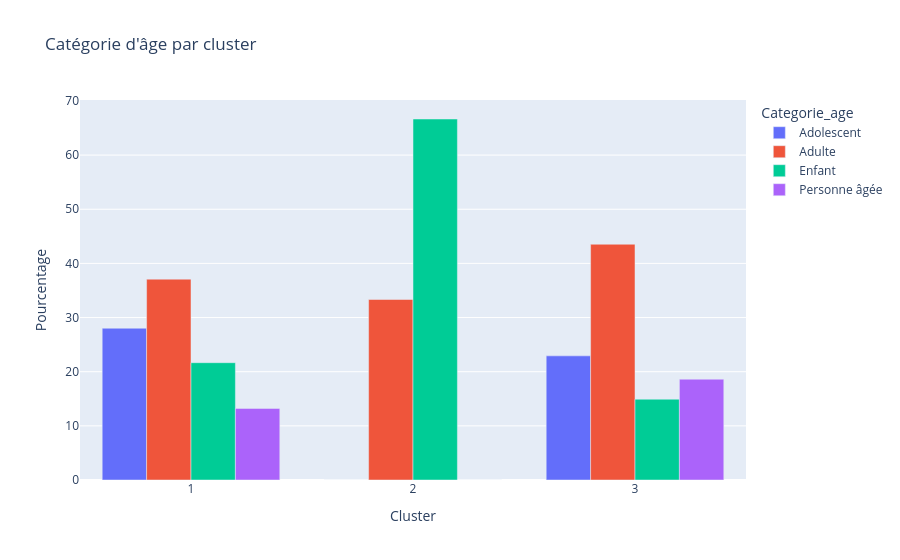

Notebook source saved alongside this figure:
### Code cell
# Catégorie d'âge
age_cross = pd.crosstab(df_positif['Cluster_symptome'], df_positif['Categorie_age'], normalize='index') * 100
print("Répartition de la catégorie d'âge par cluster (en %) :")
display(age_cross)

fig = px.bar(age_cross, barmode='group', title='Catégorie d\'âge par cluster',
             labels={'value': 'Pourcentage', 'Cluster_symptome': 'Cluster'})
fig.show()

### Figure 1 — Plotly figure (JSON) as saved in the notebook; plotly's stock layout.template omitted (floating-point values rounded to 4 significant figures)
{"data": [{"alignmentgroup": "True", "hovertemplate": "Categorie_age=Adolescent<br>Cluster=%{x}<br>Pourcentage=%{y}<extra></extra>", "legendgroup": "Adolescent", "marker": {"color": "#636efa", "pattern": {"shape": ""}}, "name": "Adolescent", "offsetgroup": "Adolescent", "orientation": "v", "showlegend": true, "textposition": "auto", "type": "bar", "x": [1, 2, 3], "xaxis": "x", "y": [28.03, 0.0, 22.92], "yaxis": "y"}, {"alignmentgroup": "True", "hovertemplate": "Categorie_age=Adulte<br>Cluster=%{x}<br>Pourcentage=%{y}<extra></extra>", "legendgroup": "Adulte", "marker": {"color": "#EF553B", "pattern": {"shape": ""}}, "name": "Adulte", "offsetgroup": "Adulte", "orientation": "v", "showlegend": true, "textposition": "auto", "type": "bar", "x": [1, 2, 3], "xaxis": "x", "y": [37.09, 33.33, 43.54], "yaxis": "y"}, {"alignmentgroup": "True", "hovertemplate": "Categorie_age=Enfant<br>Cluster=%{x}<br>Pourcentage=%{y}<extra></extra>", "legendgroup": "Enfant", "marker": {"color": "#00cc96", "pattern": {"shape": ""}}, "name": "Enfant", "offsetgroup": "Enfant", "orientation": "v", "showlegend": true, "textposition": "auto", "type": "bar", "x": [1, 2, 3], "xaxis": "x", "y": [21.66, 66.67, 14.92], "yaxis": "y"}, {"alignmentgroup": "True", "hovertemplate": "Categorie_age=Personne âgée<br>Cluster=%{x}<br>Pourcentage=%{y}<extra></extra>", "legendgroup": "Personne âgée", "marker": {"color": "#ab63fa", "pattern": {"shape": ""}}, "name": "Personne âgée", "offsetgroup": "Personne âgée", "orientation": "v", "showlegend": true, "textposition": "auto", "type": "bar", "x": [1, 2, 3], "xaxis": "x", "y": [13.22, 0.0, 18.62], "yaxis": "y"}], "layout": {"barmode": "group", "legend": {"title": {"text": "Categorie_age"}, "tracegroupgap": 0}, "title": {"text": "Catégorie d'âge par cluster"}, "xaxis": {"anchor": "y", "domain": [0, 1], "title": {"text": "Cluster"}}, "yaxis": {"anchor": "x", "domain": [0, 1], "title": {"text": "Pourcentage"}}}}
